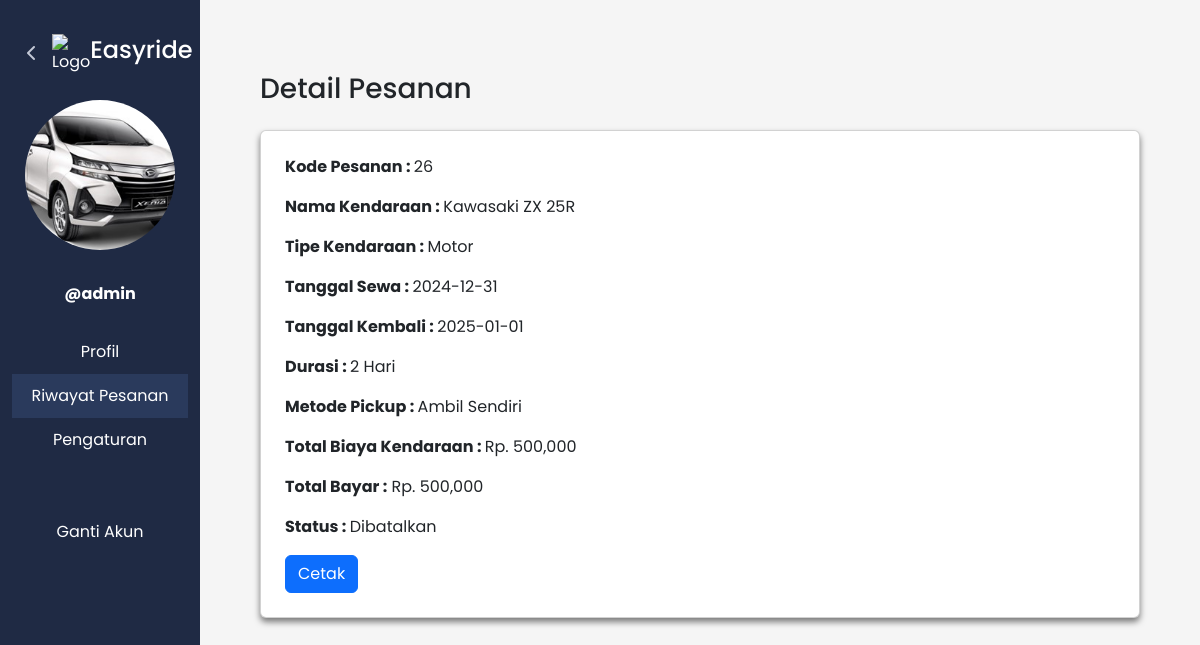
/user/detail_pesanan.php?kode_pesanan=26 (signed in), run on the app's committed database.
### tables this page shows
CREATE TABLE `pesanan` (
  `kode_pesanan` int(100) NOT NULL,
  `id_kendaraan` int(11) NOT NULL,
  `tgl_mulai` date NOT NULL,
  `tgl_selesai` date NOT NULL,
  `durasi` int(11) NOT NULL,
  `status` varchar(20) NOT NULL,
  `user_name` varchar(100) NOT NULL,
  `pickup` varchar(30) NOT NULL,
  `tgl_pesanan` date NOT NULL,
  `bukti_bayar` varchar(100) NOT NULL
);

CREATE TABLE `user` (
  `Id` int(10) NOT NULL,
  `foto` varchar(100) NOT NULL,
  `user_name` varchar(100) NOT NULL,
  `full_name` varchar(100) NOT NULL,
  `email` varchar(100) NOT NULL,
  `password` varchar(100) NOT NULL,
  `tgl_lahir` varchar(10) NOT NULL,
  `no_telepon` varchar(15) NOT NULL,
  `alamat` varchar(100) NOT NULL,
  `jenis_kelamin` varchar(15) NOT NULL,
  `role` varchar(30) NOT NULL,
  `tgl_daftar` timestamp NOT NULL DEFAULT current_timestamp()
);

CREATE TABLE `kendaraan` (
  `id` int(100) NOT NULL,
  `gambar` varchar(100) NOT NULL,
  `nama_kendaraan` varchar(100) NOT NULL,
  `tipe_kendaraan` varchar(15) NOT NULL,
  `harga_per_hari` decimal(10,0) NOT NULL,
  `status` varchar(15) NOT NULL,
  `tanggal_di_tambah` timestamp NOT NULL DEFAULT current_timestamp()
);

### user/detail_pesanan.php (the view, shortened to what this page needs)
<?php
require "../function.php";
$userName = $_SESSION['userName'];
$kode = $_GET['kode_pesanan'];
$sql = "SELECT pesanan.*, kendaraan.*, user.*,
        pesanan.status AS status_pesanan FROM pesanan, kendaraan, user
        WHERE pesanan.id_kendaraan=kendaraan.id AND pesanan.user_name=user.user_name and pesanan.kode_pesanan='$kode'";
$query = mysqli_query($koneksi, $sql);
$result = mysqli_fetch_array($query);
$foto = $result['foto'];
$namaKendaraan = $result['nama_kendaraan'];
$tipeKendaraan = $result['tipe_kendaraan'];
$tglSewa = $result['tgl_mulai'];
$tglSelesai = $result['tgl_selesai'];
$durasi = $result['durasi'];
$pickup = $result['pickup'];
$harga = $result['harga_per_hari'];
$status = $result['status_pesanan'];
$totalKendaraan = $durasi * $harga;
$totalSewa = $totalKendaraan;
?>
<!DOCTYPE html>
<html lang="en">
<head>
    <link href="https://cdn.jsdelivr.net/npm/bootstrap@5.3.0-alpha3/dist/css/bootstrap.min.css" rel="stylesheet">
    <link rel="stylesheet" href="https://cdnjs.cloudflare.com/ajax/libs/font-awesome/6.0.0/css/all.min.css" />
</head>
<body>
    <div class="container-fluid">
        <div class="row">
            <nav class="col-md-3 col-lg-2 d-none d-md-block text-white sidebar py-3" id="sidebar">
                <div class="d-flex align-items-center mt-3">
                <a class="navbar-brand" href="javascript:history.back()">
                    <i class="fa-solid fa-chevron-left"></i>
                </a>
                <img src="../asset/easyride.png" alt="Logo" width="50" class="d-inline-block align-text-center" />
                <h4>Easyride</h4>
                </div>
                <div class="text-center mt-4">
                <img src="../dashboard/uploads/profil/<?= $foto ?: 'no_profile.png' ?>" class="profile-picture img-fluid mb-2" alt="Profile Picture" />
                <p class="fw-bold mt-4">@<?= $_SESSION['userName']; ?></p>
                </div>
                <nav class="nav flex-column mt-4">
                <a href="index.php?user_name=<?= $_SESSION['userName']; ?>" class="nav-link text-white">Profil</a>
                <a href="riwayat.php?user_name=<?= $_SESSION['userName']; ?>" class="nav-link active text-white">Riwayat Pesanan</a>
                <a href="pengaturan.php?user_name=<?= $_SESSION['userName']; ?>" class="nav-link text-white">Pengaturan</a>
                <a href="../logout.php" class="nav-link text-white mt-5">Ganti Akun</a>
                </nav>
            </nav>
            <main class="col-md-12 col-lg-10 px-md-5 py-4">
                <div class="container mt-5">
                    <h3 class="mb-4">Detail Pesanan</h3>
                    <div class="card p-4">
                        <p><strong>Kode Pesanan : </strong> <?= $kode; ?></p>
                        <p><strong>Nama Kendaraan : </strong> <?= $namaKendaraan; ?></p>
                        <p><strong>Tipe Kendaraan : </strong> <?= $tipeKendaraan; ?></p>
                        <p><strong>Tanggal Sewa : </strong> <?= $tglSewa; ?></p>
                        <p><strong>Tanggal Kembali : </strong> <?= $tglSelesai; ?></p>
                        <p><strong>Durasi : </strong> <?= $durasi; ?> Hari</p>
                        <p><strong>Metode Pickup : </strong> <?= $pickup; ?></p>
                        <p><strong>Total Biaya Kendaraan : </strong> Rp. <?= number_format($totalKendaraan); ?></p>
                        <p><strong>Total Bayar :</strong> Rp. <?= number_format($totalSewa); ?></p>
                        <p><strong>Status : </strong><?= $status; ?></p>
                        <a href="export_pdf.php?user_name=<?= $userName?>&kode_pesanan=<?php echo $kode;?>">
                            <button class="btn btn-primary">Cetak</button>
                        </a>
                    </div>
                </div>
            </main>
</body>
</html>

### user/detail_pesanan.php (style rules this page uses)
body { background-color: #f5f5f5; font-family: "Poppins", sans-serif; }
#sidebar { background-color: #1f2a44 !important; height: 100vh; color: #fff; }
.sidebar a { color: #c4c9d7; text-decoration: none; padding: 10px 15px; text-align: center; display: block; }
.sidebar .active { background-color: #2a3a5c; }
.card { box-shadow: 0px 4px 6px rgba(0, 0, 0, 0.5); }
.profile-picture { width: 150px; height: 150px; object-fit: cover; border-radius: 50%; }

### data on the page
pesanan: user.foto (picture), id_kendaraan.nama_kendaraan "Kawasaki ZX 25R", id_kendaraan.tipe_kendaraan "Motor", tgl_mulai "2024-12-31", tgl_selesai "2025-01-01", durasi "2", pickup "Ambil Sendiri", durasi.harga_per_hari "500,000", status "Dibatalkan"

### other printed values
$_SESSION['userName'] "admin"
$kode "26"
